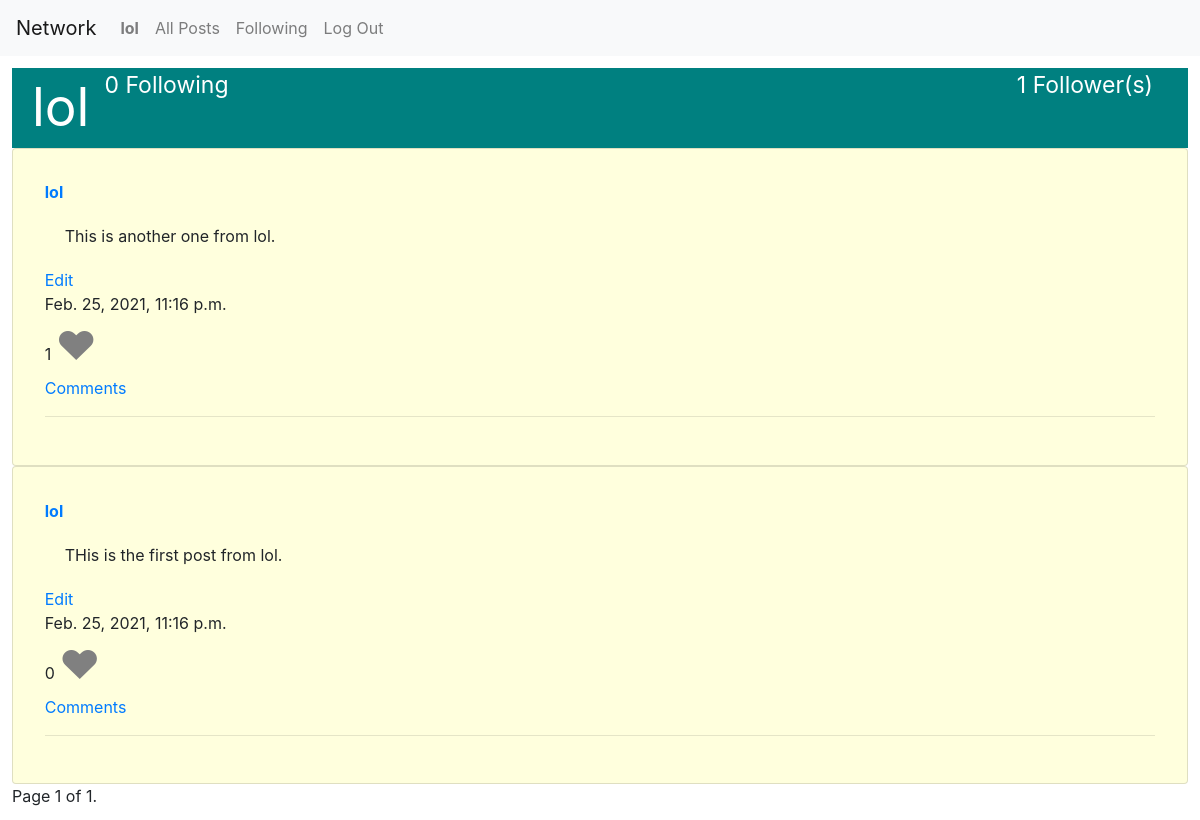
Page /lol/ (signed in) on the committed database.
### network/models.py (models this page shows, shortened)
class User(AbstractUser):
    num_people_followed = models.IntegerField()
    pass

class Posts(models.Model):
    body = models.TextField()
    creator = models.ForeignKey(settings.AUTH_USER_MODEL,
                    on_delete=models.CASCADE,
                    related_name='creator')
    date = models.DateTimeField(auto_now_add=True)
    class Meta:
        ordering = ['-date',]

class Likes(models.Model):
    post = models.OneToOneField(Posts, related_name='post',
                                on_delete=models.CASCADE)
    liked_by = models.ManyToManyField(settings.AUTH_USER_MODEL, related_name='liked_by')
    class Meta:
        ordering = ['post',]

### network/views.py (the view)
# urls.py: path("<slug:username>/", views.user, name="user"),
def user(request, username):
    if User.objects.filter(username=username):
        user = User.objects.get(username=username)
        posts = user.creator.all()
        page_number = request.GET.get('page')
        paginator = Paginator(posts, 10)
        posts = paginator.get_page(page_number)
        owner = request.user.username
        follows = Following.objects.get(user__username=owner)
        follows = follows in user.followed_by.all()
        return render(request, 'network/user.html',
                      {'posts': posts, 'follows': follows, 'w_user': user})
    else:
        return render(request, 'network/user.Html')

### network/templates/network/user.html (shortened to what this page needs)
{% extends "network/layout.html" %}
{% block body %}
    <div class="main-container">
        <div class="top container-fluid">
            <div class='row'>
                <div id='head' class='right clo-sm'>{{ w_user.username }}</div>
                <div class='col-sm follow'>{{ w_user.num_people_followed }} Following</div>
                <div class='left col-sm' id='tot'><span id='count'>{{ w_user.followed_by.count }}</span> Follower(s)</div>
            </div>
        </div>
        {% for post in posts %}
            <div class="post-container card">
                <div class="form-class card-body">
                    <div><strong><a href="{% url "user" post.creator %}">{{ post.creator }}</a></strong></div>
                    <div id='oldPost{{ post.id }}' class='card-body'>{{ post.body }}</div>
                    <div>{% if post.creator.username == user.username %}<a href="#" id='edit-{{ post.id }}' class='editit' >Edit</a>{% endif %}</div>
                    <div>{{ post.date }}</div>
                    <div><span id='count_like{{ post.id }}'>{{ post.post.liked_by.count }} </span><span id='{{ post.id }}' class='like' style="color:{% if user in post.post.liked_by.all %}red{% else %}gray{% endif %}">&hearts;</span></div>
                    <div><a href="#">Comments</a></div>
                    <hr>
                </div>
            </div>
        {% empty %}
            <div class="post-container">
                No posts yet
            </div>
        {% endfor %}
        <div class="pagination">
            <span class="step-links">
                <span class="current">
                    Page {{ posts.number }} of {{ posts.paginator.num_pages }}.
                </span>
            </span>
        </div>
    </div>
{% endblock %}

### network/templates/network/layout.html (shortened to what this page needs)
{% load static %}
<!DOCTYPE html>
<html lang="en">
    <head>
        <link rel="stylesheet" href="https://stackpath.bootstrapcdn.com/bootstrap/4.4.1/css/bootstrap.min.css">
        <link href="{% static 'network/styles.css' %}" rel="stylesheet">
    </head>
    <body>
        <nav class="navbar navbar-expand-lg navbar-light bg-light">
            <a class="navbar-brand" href="{% url 'index' %}">Network</a>
            <div>
              <ul class="navbar-nav mr-auto">
                {% if user.is_authenticated %}
                    <li class="nav-item">
                        <a class="nav-link" href="{% url "user" user.username %}"><strong id='who'>{{ user.username }}</strong></a>
                    </li>
                {% endif %}
                <li class="nav-item">
                  <a class="nav-link" href="{% url 'index' %}">All Posts</a>
                </li>
                {% if user.is_authenticated %}
                    <li class="nav-item">
                        <a class="nav-link" href="{% url "following" %}">Following</a>
                    </li>
                    <li class="nav-item">
                        <a class="nav-link" href="{% url 'logout' %}">Log Out</a>
                    </li>
                {% endif %}
              </ul>
            </div>
          </nav>
        <div class="body">
            {% block body %}
            {% endblock %}
        </div>
    </body>
</html>

### network/static/network/styles.css (style rules this page uses)
.like { color: gray; font-size: 40px; margin-top: -10px; }
.right { color: white; font-size: 53px; margin-left: 20px; }
.follow { color: white; margin-right: 10px; line-height: -20px; font-size: 23px; }
.left { text-align: right; margin-right: 20px; line-height: -20px; color: white; font-size: 23px; }
.form-class { margin: 1%; }
.post-container { background: #ffd; }
.main-container { margin: 1%; }
.top { background: teal; }

### rows in the picture
User: username "lol", num_people_followed "0", followed_by.count "1"
Posts: creator "lol", body "This is another one from lol.", date "Feb. 25, 2021, 11:16 p.m.", post.liked_by.count "1"
Posts: creator "lol", body "THis is the first post from lol.", date "Feb. 25, 2021, 11:16 p.m.", post.liked_by.count "0"

### other values in the picture
{{ posts.number }} "1"
{{ posts.paginator.num_pages }} "1"
